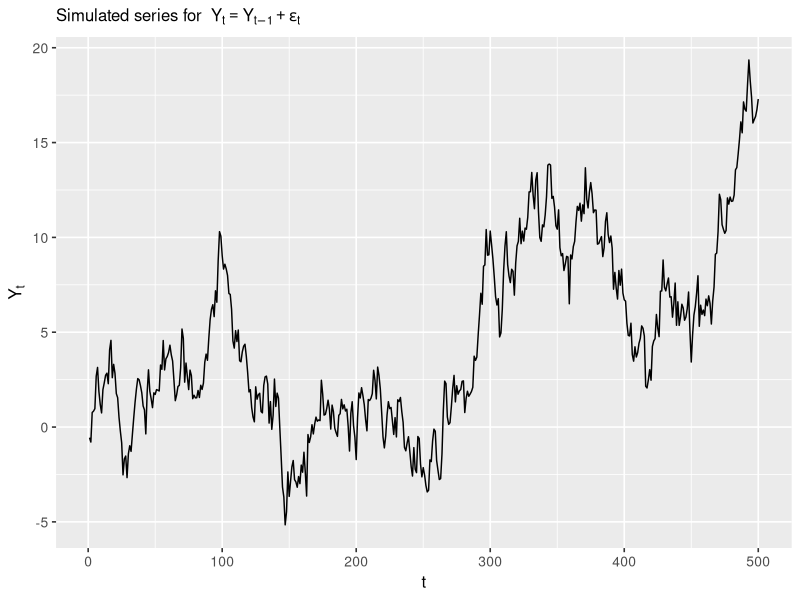
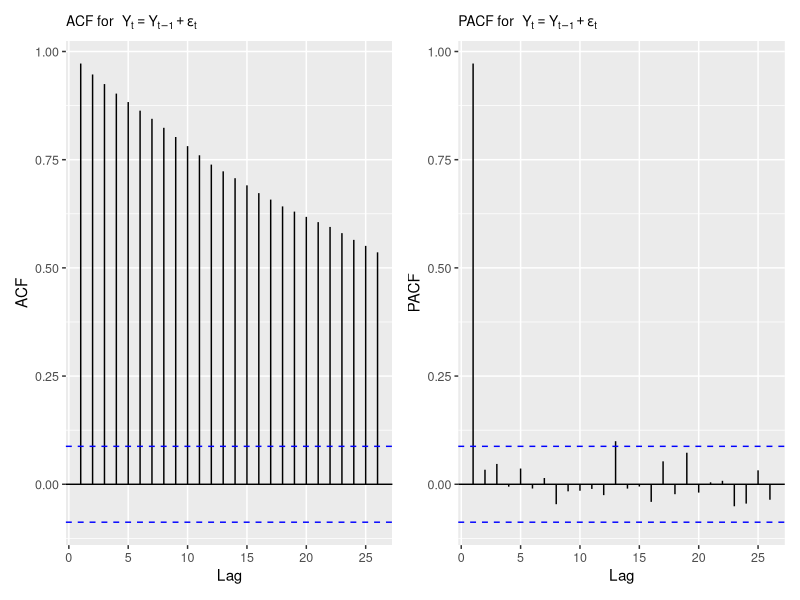

Write R code to recreate these figures, in order.
# Load necessary packages
library(ggplot2)
library(forecast)
library(patchwork)  # for combining ggplots side-by-side

## =====================================================
## 1. Prepare environment & set working directory
## =====================================================

# Set working directory (optional for RStudio users)
if (requireNamespace("rstudioapi", quietly = TRUE) && rstudioapi::isAvailable()) {
  setwd(dirname(rstudioapi::getActiveDocumentContext()$path))
}

## =====================================================
## 2. Simulate random walk process
##    Y_t = Y_{t-1} + epsilon_t
## =====================================================

set.seed(123)
n_samples <- 500
Y         <- numeric(n_samples)
epsilon   <- rnorm(n_samples, mean = 0, sd = 1)

# Start from Y_0 = 0, so Y_1 = epsilon_1.
Y[1] <- epsilon[1]
# Random walk recursion for the remaining observations
for (t in 2:n_samples) {
  Y[t] <- Y[t - 1] + epsilon[t]
}

## =====================================================
## 3. Time series plot
## =====================================================

ts_plot <- ggplot(data.frame(t = 1:n_samples, Y = Y),
                  aes(x = t, y = Y)) +
  geom_line() +
  ggtitle(
    expression("Simulated series for " ~
                 Y[t] == Y[t - 1] + epsilon[t])
  ) +
  xlab("t") +
  ylab(expression(Y[t])) +
  theme_gray(base_size = 12) +
  theme(plot.title = element_text(size = 12),
        axis.text = element_text(size = 10))

# Save time series plot as PNG
ggsave("random_walk_plot.png", ts_plot,
       width = 7, height = 3.5, dpi = 300)

## =====================================================
## 4. ACF and PACF plots
## =====================================================

acf_plot <- ggAcf(Y) +
  ggtitle(
    expression("ACF for " ~
                 Y[t] == Y[t - 1] + epsilon[t])
  )

pacf_plot <- ggPacf(Y) +
  ggtitle(
    expression("PACF for " ~
                 Y[t] == Y[t - 1] + epsilon[t])
  )

# Combine ACF and PACF into a single figure
acf_pacf_plot <- (acf_plot + pacf_plot) &
  theme(plot.title = element_text(size = 10),
        axis.text = element_text(size = 9))

# Save combined ACF/PACF plot as PNG
ggsave("rw_acf_pacf_plot.png", acf_pacf_plot,
       width = 7, height = 3.2, dpi = 300)
